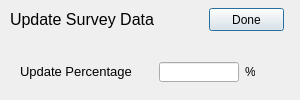
<?xml version="1.0" encoding="UTF-8"?>
<ui version="4.0">
 <class>Dialog</class>
 <widget class="QDialog" name="Dialog">
  <property name="geometry">
   <rect>
    <x>0</x>
    <y>0</y>
    <width>300</width>
    <height>100</height>
   </rect>
  </property>
  <property name="windowTitle">
   <string>Dialog</string>
  </property>
  <widget class="QLabel" name="label">
   <property name="geometry">
    <rect>
     <x>0</x>
     <y>0</y>
     <width>300</width>
     <height>40</height>
    </rect>
   </property>
   <property name="text">
    <string/>
   </property>
   <property name="pixmap">
    <pixmap>LightGray.png</pixmap>
   </property>
  </widget>
  <widget class="QLabel" name="label_2">
   <property name="geometry">
    <rect>
     <x>0</x>
     <y>40</y>
     <width>300</width>
     <height>60</height>
    </rect>
   </property>
   <property name="text">
    <string/>
   </property>
   <property name="pixmap">
    <pixmap>DarkGray.png</pixmap>
   </property>
  </widget>
  <widget class="QLabel" name="label_3">
   <property name="geometry">
    <rect>
     <x>10</x>
     <y>4</y>
     <width>151</width>
     <height>31</height>
    </rect>
   </property>
   <property name="font">
    <font>
     <pointsize>12</pointsize>
    </font>
   </property>
   <property name="text">
    <string>Update Survey Data</string>
   </property>
  </widget>
  <widget class="QPushButton" name="DoneButton">
   <property name="geometry">
    <rect>
     <x>209</x>
     <y>8</y>
     <width>75</width>
     <height>23</height>
    </rect>
   </property>
   <property name="text">
    <string>Done</string>
   </property>
  </widget>
  <widget class="QLabel" name="label_4">
   <property name="geometry">
    <rect>
     <x>20</x>
     <y>56</y>
     <width>121</width>
     <height>30</height>
    </rect>
   </property>
   <property name="font">
    <font>
     <pointsize>10</pointsize>
    </font>
   </property>
   <property name="text">
    <string>Update Percentage</string>
   </property>
  </widget>
  <widget class="QLineEdit" name="Percentage">
   <property name="geometry">
    <rect>
     <x>159</x>
     <y>62</y>
     <width>80</width>
     <height>20</height>
    </rect>
   </property>
  </widget>
  <widget class="QLabel" name="label_5">
   <property name="geometry">
    <rect>
     <x>245</x>
     <y>65</y>
     <width>10</width>
     <height>13</height>
    </rect>
   </property>
   <property name="text">
    <string>%</string>
   </property>
  </widget>
 </widget>
 <resources/>
 <connections/>
</ui>
